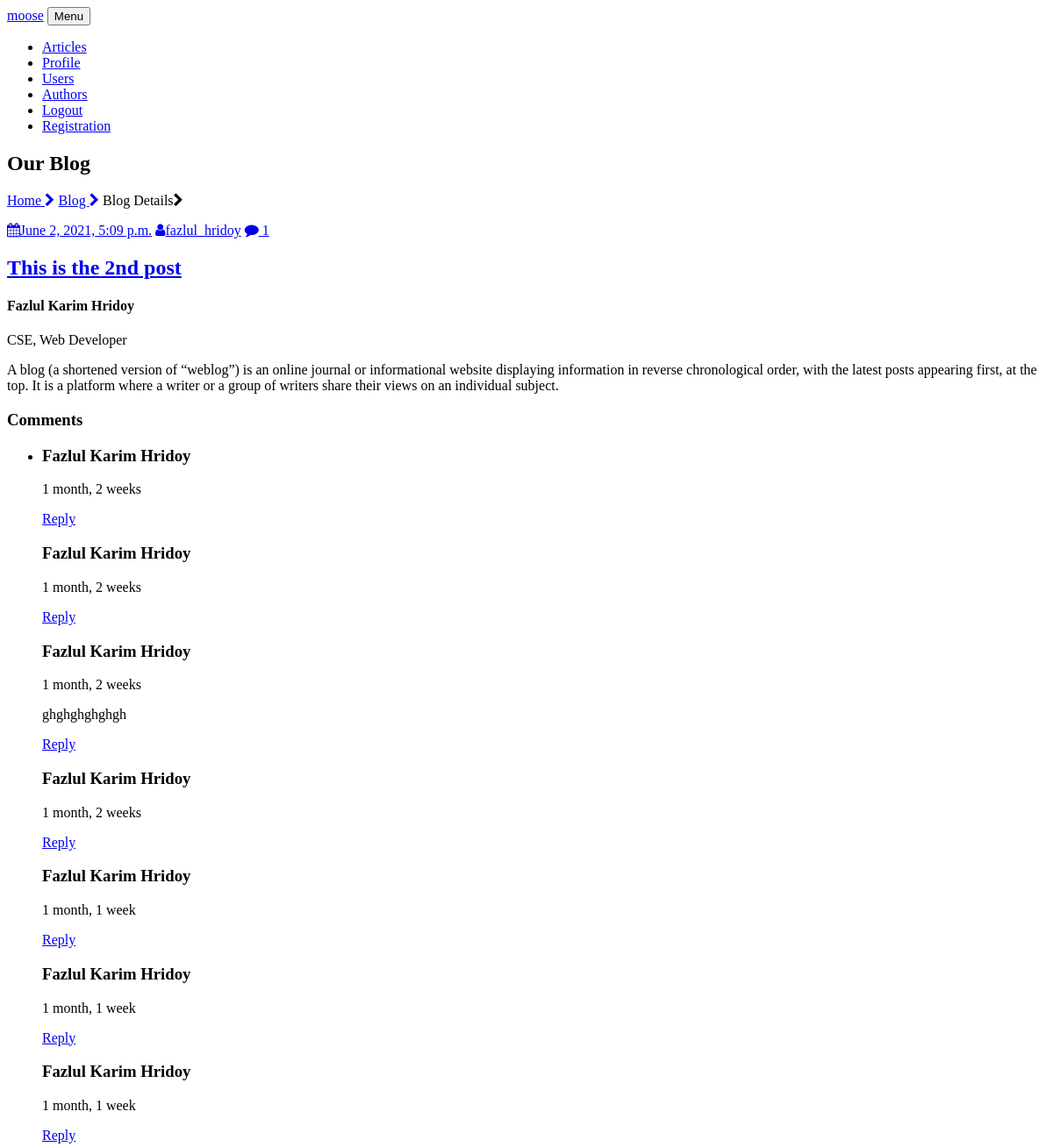
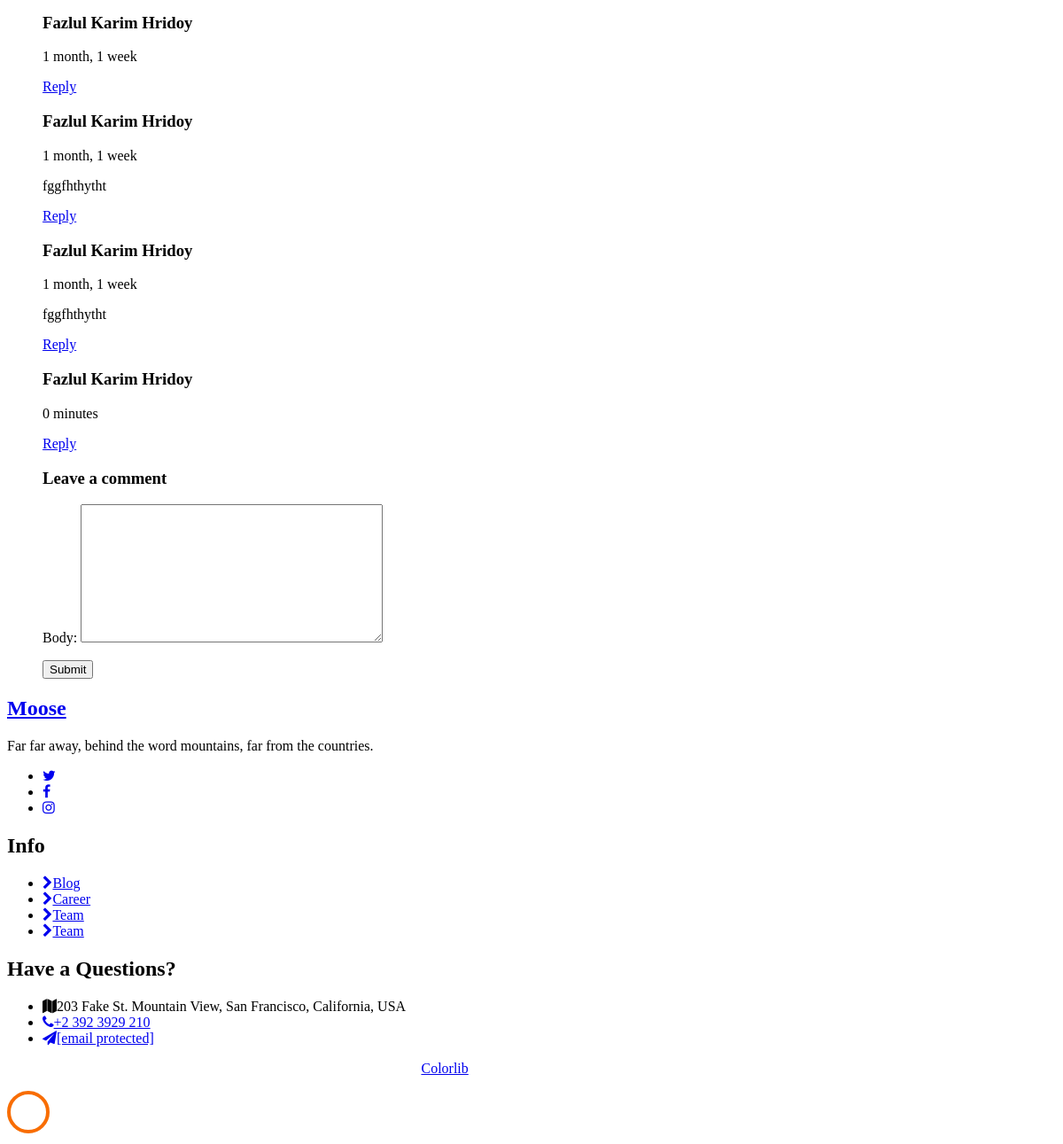
Screenshot of /blog-single/2 (signed in) with the database file from the repository (2 pictures, top to bottom).
### blogapp/models.py (models this page shows, shortened)
class Article(models.Model):
    article_author = models.ForeignKey(Author, on_delete=models.CASCADE)
    title = models.CharField(max_length=200)
    posted_on = models.DateTimeField(auto_now=False, auto_now_add=True)
    updated_on = models.DateTimeField(auto_now=True, auto_now_add=False)
    image = models.FileField()
    body = models.TextField()

class Author(models.Model):
    name = models.ForeignKey(User, on_delete=models.CASCADE)
    profile_picture = models.FileField()
    detail = models.TextField(max_length=200)
    category = models.ForeignKey(Category, on_delete=models.CASCADE)

class Category(models.Model):
    name = models.CharField(max_length=100)
    def __str__(self):
        return self.name

class Comment(models.Model):
    name = models.ForeignKey(User, on_delete=models.CASCADE)
    email = models.EmailField()
    body = models.TextField(max_length=300)
    comment_posted_on = models.DateTimeField(auto_now=False, auto_now_add=True)

### blogapp/views.py (the view)
# urls.py: path('blog-single/<int:pid>', views.Blog_single, name="blog-single"),
def Blog_single(request,pid):
    post = get_object_or_404(Article, pk=pid)
    user_name = get_object_or_404(User, id=request.user.id)
    show_comment = Comment.objects.all()
    form = CommentForm(request.POST or None)
    instance = form.save(commit=False)
    instance.name = user_name
    instance.post = post
    instance.save()
    context = {
        "single": post,
        "form": form,
        "show_comment": show_comment
    }
    return render(request, 'blog-single.html', context)

### blogapp/forms.py
class CommentForm(forms.ModelForm):
    class Meta:
        model = Comment
        fields = [
            'body'
        ]

### templates/blog-single.html (shortened to what this page needs)
{% extends 'base.html' %}
{% load static %}
{% block content %}
	<section class="hero-wrap hero-wrap-2">
		<div class="container">
			<div class="row no-gutters slider-text align-items-center justify-content-center">
				<div class="col-md-9 text-center ftco-animate pt-5">
					<h1 class="mb-3 bread">Our Blog</h1>
					<p class="breadcrumbs"><span class="mr-2"><a href="index-2.html">Home <i
									class="fa fa-chevron-right"></i></a></span> <span class="mr-2"><a
								href="blog.html">Blog <i class="fa fa-chevron-right"></i></a></span> <span>Blog
							Details<i class="fa fa-chevron-right"></i></span></p>
				</div>
			</div>
		</div>
	</section>
	<section class="ftco-section">
		<div class="container-fluid px-md-4">
			<div class="row no-gutters">
				<div class="col-md-12 blog-wrap">
						<div class="row no-gutters align-items-center">
							<div class="col-md-6">
								<div class="text p-md-5 py-5 px-4 ftco-animate">
									<p class="meta">
										<a href="#"><span class="fa fa-calendar mr-2"></span>{{ single.posted_on }}</a>
										<a href="#"><span class="fa fa-user mr-2"></span>{{ single.article_author.name }}</a>
										<a href="#" class="meta-chat"><span class="fa fa-comment mr-2"></span> {{ single.article_author.id }}</a>
									</p>
									<h2 class="mb-4"><a href="blog-single.html">{{ single.title }}</a></h2>
									<div class="icon d-flex align-items-center">
										<div class="position pl-3">
											<h4 class="mb-0">{{ single.article_author.name.get_full_name }}</h4>
											<span>{{ single.article_author.category }}</span>
										</div>
									</div>
									<p>{{single.body}}</p>
								</div>
							</div>
						</div>
					<div class="row justify-content-center pt-4 py-md-5">
						<div class="col-md-7">
							<div class="comment-post py-5">
								<h3 class="mb-5">Comments</h3>
								<ul class="comment-list">
									<li class="comment">
										<div class="comment-body">
											{% for comment in show_comment %}
												<h3>{{ comment.name.get_full_name }}</h3>
												<div class="meta">{{ comment.comment_posted_on|timesince }}</div>
												<p>{{ comment.body }}</p>
												<p><a href="#" class="reply">Reply</a></p>
											{% endfor %}
										</div>
									</li>
							<div class="comment-form-wrap pt-5">
								<h3 class="mb-5">Leave a comment</h3>
								<form action="#" class="p-5 comment-form" method="POST">
									{{ form.as_p }}
									<button class="btn btn-success">Submit</button>
								</form>
							</div>
						</div>
					</div>
				</div>
			</div>
		</div>
	</section>
{% endblock %}

### rows the page displays
Article: posted_on "June 2, 2021, 5:09 p.m.", article_author.name "fazlul_hridoy", article_author.id "1", title "This is the 2nd post", article_author.name.get_full_name "Fazlul Karim Hridoy", article_author.category "CSE, Web Developer", body "A blog (a shortened version of “weblog”) is an online journal or informational website displaying information in reverse chronological order, with the latest posts appearing first, at the top. It is a platform where a writer or a group of writers share their views on an individual subject."
Comment: name.get_full_name "Fazlul Karim Hridoy", comment_posted_on "1 month, 2 weeks"
Comment: name.get_full_name "Fazlul Karim Hridoy", comment_posted_on "1 month, 2 weeks"
Comment: name.get_full_name "Fazlul Karim Hridoy", comment_posted_on "1 month, 2 weeks", body "ghghghghghgh"
Comment: name.get_full_name "Fazlul Karim Hridoy", comment_posted_on "1 month, 2 weeks"
Comment: name.get_full_name "Fazlul Karim Hridoy", comment_posted_on "1 month, 1 week"
Comment: name.get_full_name "Fazlul Karim Hridoy", comment_posted_on "1 month, 1 week"
Comment: name.get_full_name "Fazlul Karim Hridoy", comment_posted_on "1 month, 1 week"
Comment: name.get_full_name "Fazlul Karim Hridoy", comment_posted_on "1 month, 1 week"
Comment: name.get_full_name "Fazlul Karim Hridoy", comment_posted_on "1 month, 1 week", body "fggfhthytht"
Comment: name.get_full_name "Fazlul Karim Hridoy", comment_posted_on "1 month, 1 week", body "fggfhthytht"
